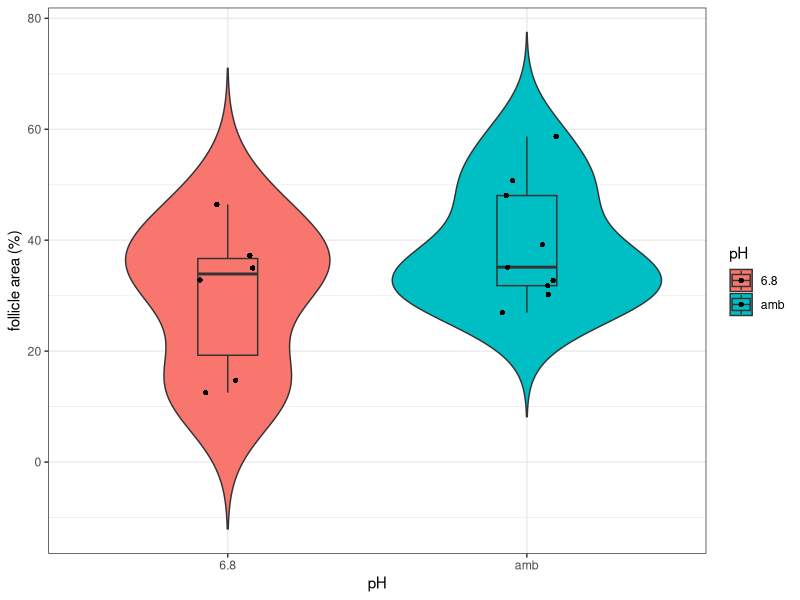
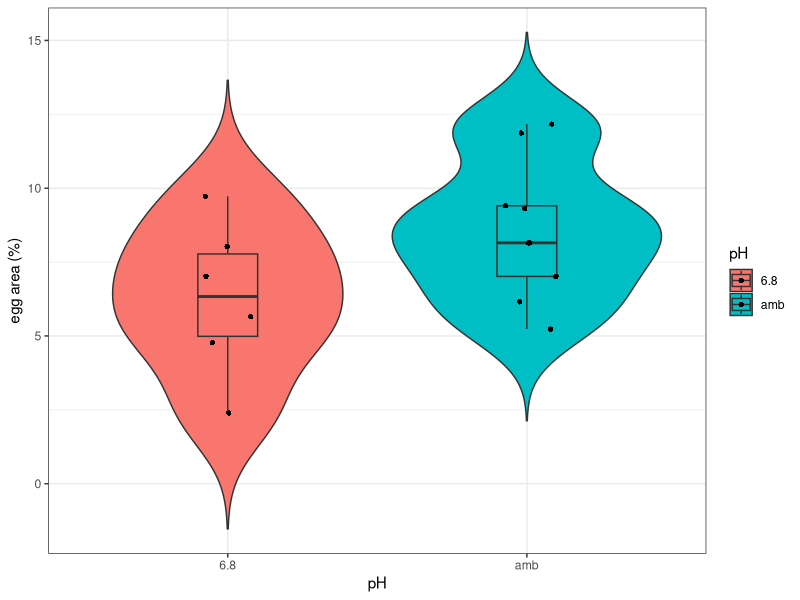
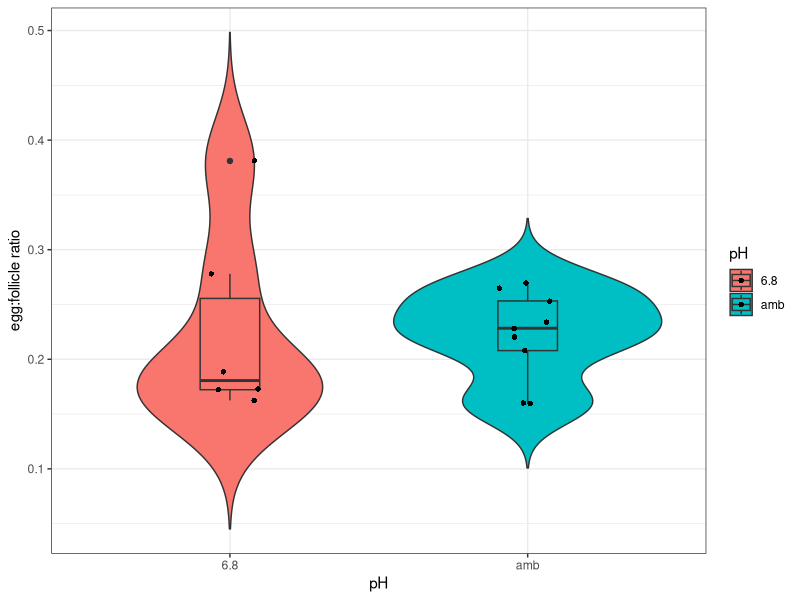

Write the R code that produced these figures, in order.
## ---- chunk 1
library(readxl)
library(ggplot2)
## ---- chunk 2
female_data <- read_xlsx("HistologyScores.xlsx", sheet = 1)
## ---- chunk 3
ggplot(data = female_data, aes(x = pH,y = perc_follicle_area, group = as.factor(pH), fill = pH)) + geom_violin(trim = FALSE) + geom_boxplot(width = 0.2) + geom_jitter(shape =16, position= position_jitter(0.1)) + ylab("follicle area (%)") + theme_bw()
## ---- chunk 4
pH6.8 <- subset(female_data, pH == "6.8", perc_follicle_area, drop = TRUE)
pHamb <- subset(female_data, pH == "amb", perc_follicle_area, drop = TRUE)
wt <- wilcox.test(pH6.8, pHamb)
print(wt$p.value)

## ---- chunk 5
ggplot(data = female_data, aes(x = pH,y = perc_egg_area, group = as.factor(pH), fill = pH)) + geom_violin(trim = FALSE) + geom_boxplot(width = 0.2) + geom_jitter(shape =16, position= position_jitter(0.1)) + ylab("egg area (%)") + theme_bw()
## ---- chunk 6
pH6.8 <- subset(female_data, pH == "6.8", perc_egg_area, drop = TRUE)
pHamb <- subset(female_data, pH == "amb", perc_egg_area, drop = TRUE)
wt <- wilcox.test(pH6.8, pHamb)
print(wt$p.value)
## ---- chunk 7
ggplot(data = female_data, aes(x = pH,y = follicle_egg_ratio, group = as.factor(pH), fill = pH)) + geom_violin(trim = FALSE) + geom_boxplot(width = 0.2) + geom_jitter(shape =16, position= position_jitter(0.1)) + ylab("egg:follicle ratio") + theme_bw()
## ---- chunk 8
pH6.8 <- subset(female_data, pH == "6.8", follicle_egg_ratio, drop = TRUE)
pHamb <- subset(female_data, pH == "amb", follicle_egg_ratio, drop = TRUE)
wt <- wilcox.test(pH6.8, pHamb)
print(wt$p.value)

